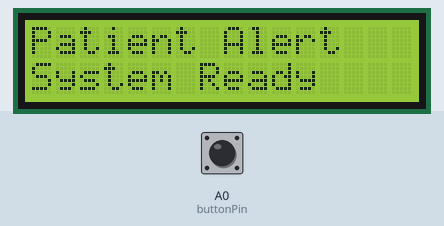
Simulated run of this sketch. Board: Arduino Uno, built with avr-gcc and run on an emulated ATmega328P. Parts: 16×2 character LCD. The test bench sets the inputs (shaded band); at power-on: A0 (buttonPin) HIGH. The modem accepts every AT command (registered, SIM ready, sends succeed) and sends nothing else.

Above: at 0.1 s.
3.3 s: A0 (buttonPin) pulled LOW for 0.15 s
At 4.0 s:
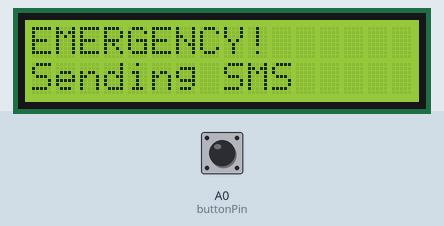
At 21.4 s:
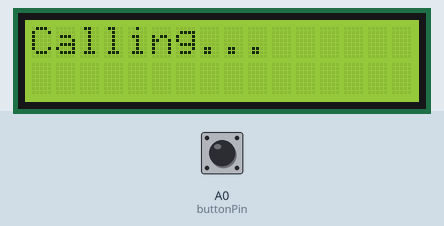
Timing chart, 0 to 22.4 s (numbered marks = the images above; inputs shaded):
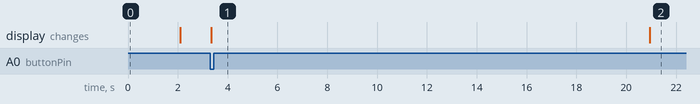

The sketch:

relay_receiver.ino
```cpp
#include <Wire.h>
#include <LiquidCrystal_I2C.h>
#include <SoftwareSerial.h>

LiquidCrystal_I2C lcd(0x27, 16, 2);

SoftwareSerial sim800(3, 2); // RX, TX

const int buttonPin = A0;

String phoneNumber = "+917355757326"; // Change number

bool sent = false;

void setup() {
  pinMode(buttonPin, INPUT_PULLUP);

  lcd.init();
  lcd.backlight();

  sim800.begin(9600);

  lcd.setCursor(0, 0);
  lcd.print("Patient Alert");
  lcd.setCursor(0, 1);
  lcd.print("System Ready");

  delay(2000);
  lcd.clear();
}

void loop() {

  if (digitalRead(buttonPin) == LOW && !sent) {

    lcd.clear();
    lcd.setCursor(0, 0);
    lcd.print("EMERGENCY!");
    lcd.setCursor(0, 1);
    lcd.print("Sending SMS");

    sendSMS();

    delay(5000);

    lcd.clear();
    lcd.setCursor(0, 0);
    lcd.print("Calling...");

    makeCall();

    sent = true;
  }

  if (digitalRead(buttonPin) == HIGH) {
    sent = false;
  }
}

void sendSMS() {

  sim800.println("AT+CMGF=1");
  delay(1000);

  sim800.print("AT+CMGS=\"");
  sim800.print(phoneNumber);
  sim800.println("\"");
  delay(1000);

  sim800.println("EMERGENCY! Patient needs immediate assistance.");
  delay(500);

  sim800.write(26); // CTRL+Z
  delay(10000);
}

void makeCall() {

  sim800.print("ATD");
  sim800.print(phoneNumber);
  sim800.println(";");

  delay(20000); // Call for 20 sec

  sim800.println("ATH");
}
```

Measured:
- after the input at 3.3 s, the display: changes at once (image 1)
